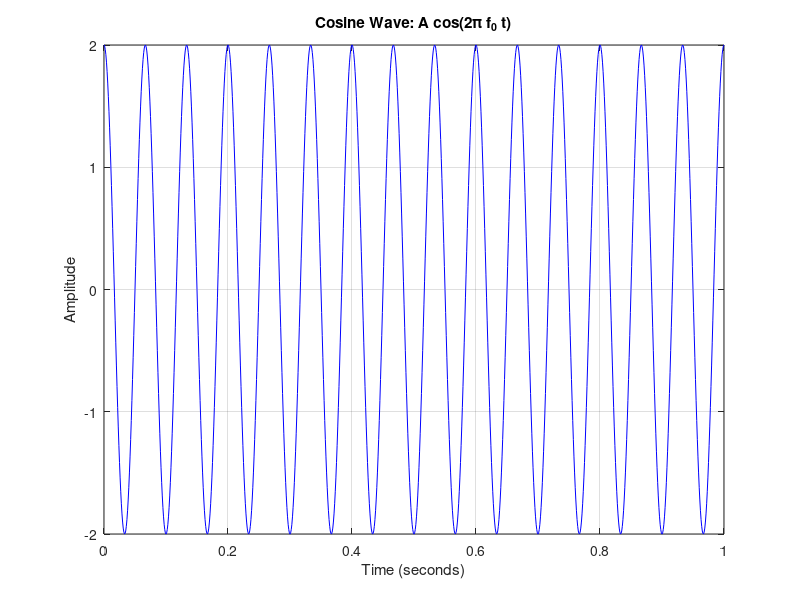

Source code (MATLAB):
% Cosine Signal

A = 2;             
f0 = 15;           
t = 0:0.001:1;      


cosine_signal = A * cos(2 * pi * f0 * t);


plot(t, cosine_signal, 'b');   
xlabel('Time (seconds)');                      
ylabel('Amplitude');                           
title('Cosine Wave: A cos(2\pi f_0 t)');       
grid on;                                       
